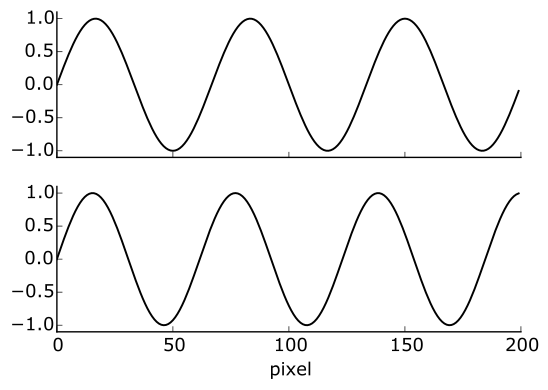

This chart was generated by the following Python code:
from DftAnalysis import *

x,y1,y2=LeakageSines()
fig,ax=subplots(2,1,sharex=True,sharey=True,figsize=(6,4))
ax[0].plot(x,y1,color="k")
ax[1].plot(x,y2,color="k")
xlabel("pixel")
ylim(-1.1,1.1)
UnBox(ax[0])
UnBox(ax[1])
ShowOrSave()
